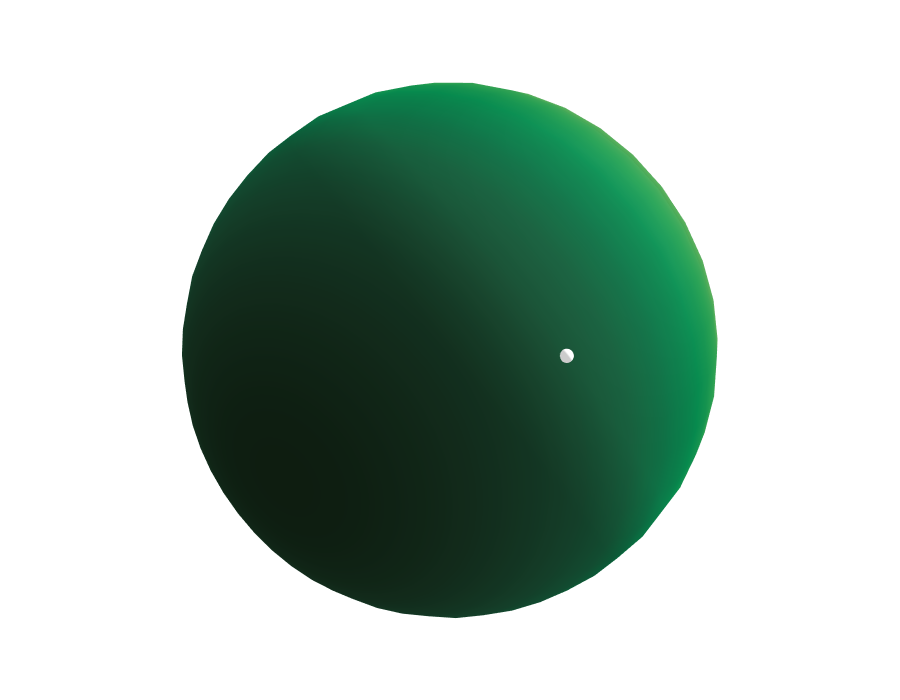

Notebook cell for this chart:
### Code cell
x, y, z, i, j, k = sphere(np.zeros(3), radius=1)
data = [go.Mesh3d(x=x, y=y, z=z,
                  i=i, j=j, k=k,
                  hovertemplate="x: %{x}<br>y: %{y}<br>z: %{z}<extra></extra>",
                  hoverlabel=dict(bgcolor="white"),
                  colorscale="algae",
                  intensity=z,
                  showscale=False)]
x, y, z, i, j, k = sphere([0.71, 0.41, 0.57], radius=0.02)
data.append(go.Mesh3d(x=x, y=y, z=z,
                      i=i, j=j, k=k,
                      hovertemplate="<b>x: 0.71<br>y: 0.41<br>z: 0.57</b><extra></extra>",
                      hoverlabel=dict(bgcolor="white"),
                      color="white",
                      showscale=False))
fig = go.Figure(data)

camera = dict(eye=dict(x=0.7, y=0.7, z=1.2),
              up=dict(x=0, y=1, z=0))
fig.update_layout(scene=dict(
                    xaxis=dict(visible=False),
                    yaxis=dict(visible=False),
                    zaxis=dict(visible=False),
                    aspectmode='data'),
                  height=700,
                  margin=dict(r=0, l=0, b=0, t=0, pad=0),
                  scene_camera=camera,
                  scene_dragmode="orbit",
                  showlegend=False)

### Figure 1 — Plotly figure (JSON) as saved in the notebook; plotly's stock layout.template omitted (floating-point values rounded to 4 significant figures; data arrays with more than 128 entries replaced by an {"elided": "..."} marker saying what was removed)
{"data": [{"colorscale": [[0, "rgb(214, 249, 207)"], [0.09091, "rgb(186, 228, 174)"], [0.1818, "rgb(156, 209, 143)"], [0.2727, "rgb(124, 191, 115)"], [0.3636, "rgb(85, 174, 91)"], [0.4545, "rgb(37, 157, 81)"], [0.5455, "rgb(7, 138, 78)"], [0.6364, "rgb(13, 117, 71)"], [0.7273, "rgb(23, 95, 61)"], [0.8182, "rgb(25, 75, 49)"], [0.9091, "rgb(23, 55, 35)"], [1, "rgb(17, 36, 20)"]], "hoverlabel": {"bgcolor": "white"}, "hovertemplate": "x: %{x}<br>y: %{y}<br>z: %{z}<extra></extra>", "i": {"elided": "1520 int values"}, "intensity": {"elided": "762 float values"}, "j": {"elided": "1520 int values"}, "k": {"elided": "1520 int values"}, "showscale": false, "type": "mesh3d", "x": {"elided": "762 float values"}, "y": {"elided": "762 float values"}, "z": {"elided": "762 float values"}}, {"color": "white", "hoverlabel": {"bgcolor": "white"}, "hovertemplate": "<b>x: 0.71<br>y: 0.41<br>z: 0.57</b><extra></extra>", "i": {"elided": "1520 int values"}, "j": {"elided": "1520 int values"}, "k": {"elided": "1520 int values"}, "showscale": false, "type": "mesh3d", "x": {"elided": "762 float values"}, "y": {"elided": "762 float values"}, "z": {"elided": "762 float values"}}], "layout": {"height": 700, "margin": {"b": 0, "l": 0, "pad": 0, "r": 0, "t": 0}, "scene": {"aspectmode": "data", "camera": {"eye": {"x": 0.7, "y": 0.7, "z": 1.2}, "up": {"x": 0, "y": 1, "z": 0}}, "dragmode": "orbit", "xaxis": {"visible": false}, "yaxis": {"visible": false}, "zaxis": {"visible": false}}, "showlegend": false}}
